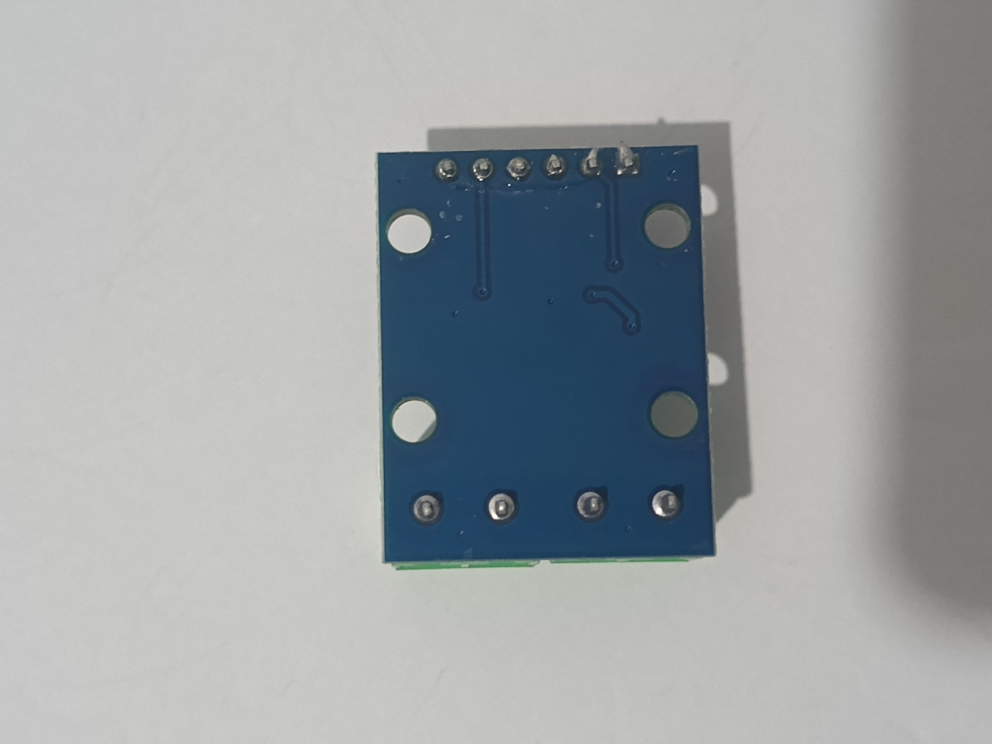
#> input picture app/src/main/assets/references/Phase3/MOTORDRIVER_BACK_INVALID/IMG_20261020_005508_321@-1178225958.jpg, 3968 x 2976 px (shown at 1/4 size)
$ python -i validate_phase3_placement.py   (imports and definitions only)
#> lines starting #> are read from the running program, lines starting #| are printed output that depends on the picture; after the words box and inside, x2 and y2 are one past the last pixel; in counts of white or black regions, pixels touching at a corner belong together
"""Desktop parity checks for Phase3ReferenceMatcher, not a tablet performance claim.
Uses bundled photos at 640x400 with preserved aspect, held-out references, lighting
changes, partial wire occlusion, and missing/reversed module controls. No image writes.
"""
from pathlib import Path
from orb_match_policy import accepts
import json, sys, time
root=Path(__file__).resolve().parents[1]
sys.path.insert(0,str(root/'app/build/tmp/cv-test-deps'))
import cv2 as cv
import numpy as np
# [2 lines not run here, left out]
assets=root/'app/src/main/assets/references/Phase3'
clahe=cv.createCLAHE(2,(8,8))
ref_orb=cv.ORB_create(1200,1.2,8,31,0,2,cv.ORB_HARRIS_SCORE,31,20)
live_orb=cv.ORB_create(3200,1.2,8,31,0,2,cv.ORB_HARRIS_SCORE,31,10)
bf=cv.BFMatcher(cv.NORM_HAMMING)

def load(path):
    image=cv.imdecode(np.fromfile(str(path),np.uint8),cv.IMREAD_COLOR)
#> image is the input picture: shape (2976, 3968, 3); mean B, G, R 165.3, 162.8, 158
    s=min(1,1280/max(image.shape[:2]))
#> s = 0.323
    return cv.resize(image,None,fx=s,fy=s,interpolation=cv.INTER_AREA) if s<1 else image

def box(image):
    mask=cv.inRange(cv.cvtColor(image,cv.COLOR_BGR2HSV),(82,65,25),(135,255,255))
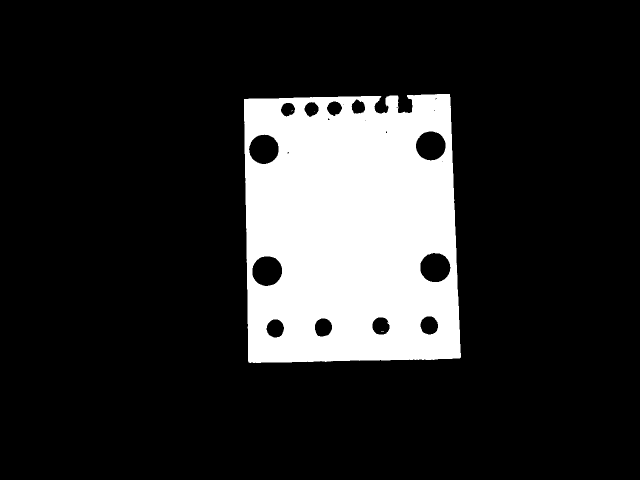
#> mask: shape (960, 1280) (shown at 1/2 size); 16.5% white; 4 white regions (3 under 20 px), largest, box (x1, y1, x2, y2) and area: (488, 188, 922, 726) 202713
    mask=cv.morphologyEx(mask,cv.MORPH_CLOSE,np.ones((13,13),np.uint8))
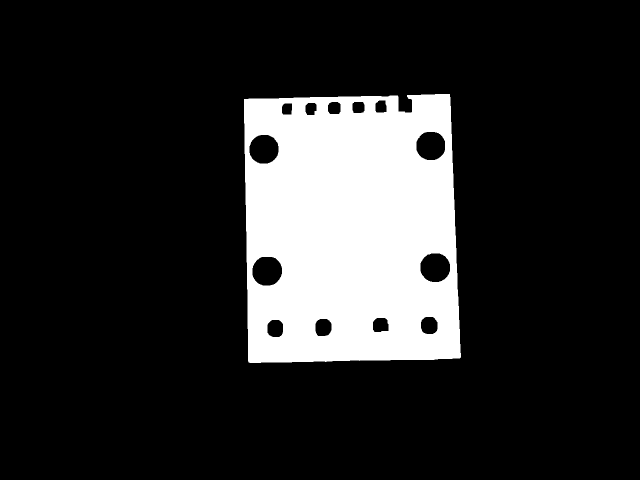
#> mask: shape (960, 1280) (shown at 1/2 size); 16.6% white; 1 white region
    contours,_=cv.findContours(mask,cv.RETR_EXTERNAL,cv.CHAIN_APPROX_SIMPLE)
#> contours = 1 contour; box (x1, y1, x2, y2) and area: (488, 188, 922, 726) 219634
    candidates=[c for c in contours if cv.contourArea(c)>image.shape[0]*image.shape[1]*.0005 and cv.boundingRect(c)[2]*cv.boundingRect(c)[3]<image.shape[0]*image.shape[1]*.9]
#> candidates has the same summary as contours
    x,y,w,h=cv.boundingRect(max(candidates,key=cv.contourArea))
#> x = 488; y = 188; w = 434; h = 538
    return np.float32([[x,y],[x+w,y],[x+w,y+h],[x,y+h]])

def features(image,mask=None,reference=False):
    kp,d=(ref_orb if reference else live_orb).detectAndCompute(image,mask)
    return np.float32([p.pt for p in kp]).reshape(-1,2),d

# [17 lines left out: functions collect, homography, not called in this run]

def project(c,H):return cv.perspectiveTransform(c.reshape(-1,1,2),H).reshape(-1,2)
# [7 lines left out: function state, not called in this run]

def prepare(path):
    image=load(path);c=box(image);x,y=c[0];w,h=c[2]-c[0]
#> after `c = box(image)`: c = [[488, 188], [922, 188], [922, 726], [488, 726]]
#> after `x, y = c[0]`: x = 488; y = 188
#> after `w, h = c[2] - c[0]`: w = 434; h = 538
    mask=np.zeros(image.shape[:2],np.uint8);mask[round(image.shape[0]*.02):round(image.shape[0]*.98),round(image.shape[1]*.02):round(image.shape[1]*.98)]=255
    for u in (.12,.88):
        for v in (.18,.80):cv.circle(mask,(round(x+w*u),round(y+h*v)),int(max(3,min(w,h)*.105)),0,-1)
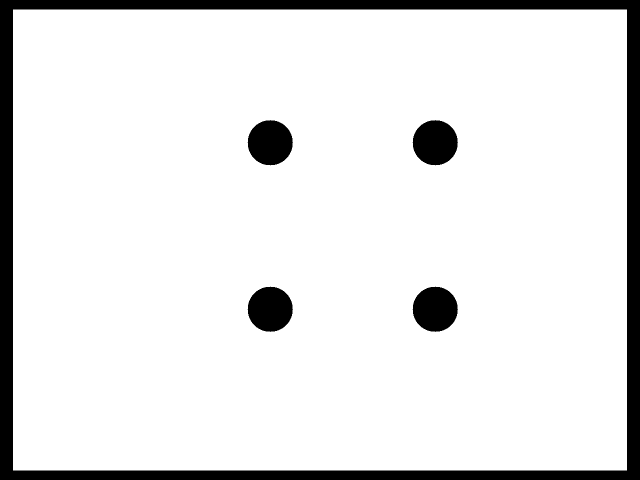
#> mask: shape (960, 1280) (shown at 1/2 size); 90.1% white; 5 black regions, box (x1, y1, x2, y2) and area: (0, 0, 1280, 960) 96584, (495, 240, 586, 331) 6361, (825, 240, 916, 331) 6361, (495, 573, 586, 664) 6361, (825, 573, 916, 664) 6361
    gray=clahe.apply(cv.cvtColor(image,cv.COLOR_BGR2GRAY));out=[]
#> after `gray = clahe.apply(cv.cvtColor(image, cv.COLOR_BGR2GRAY))`:
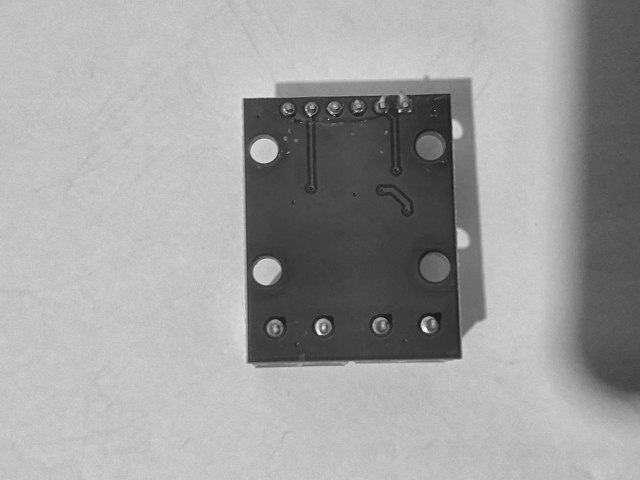
#> gray: shape (960, 1280) (shown at 1/2 size); min 22, max 255, mean 159.6
    for photometric in (gray,cv.bitwise_not(gray)):
        p,d=features(photometric,mask,True)
        if d is None:continue
        inside=(p[:,0]>=x)&(p[:,0]<=x+w)&(p[:,1]>=y)&(p[:,1]<=y+h)
        outside=(p[:,0]<x-w*.15)|(p[:,0]>x+w*1.15)|(p[:,1]<y-h*.15)|(p[:,1]>y+h*1.15)
        out.append((path.name,c,(p[inside],d[inside]),(p[outside],d[outside])))
#> this loop made 1 pass
#> after the loop, out = []
    return out

# [53 lines left out: functions inspect, frame, main, not called in this run]
# [1 line not run here, left out]

#> (the run stopped early here; a loop or call above may not have finished)

$ run again, on app/src/main/assets/references/Phase3/P3_SCANNINGUIDE/GUIDEFORMOTORDRIVERINSTALLATIONSCANNING.jpg
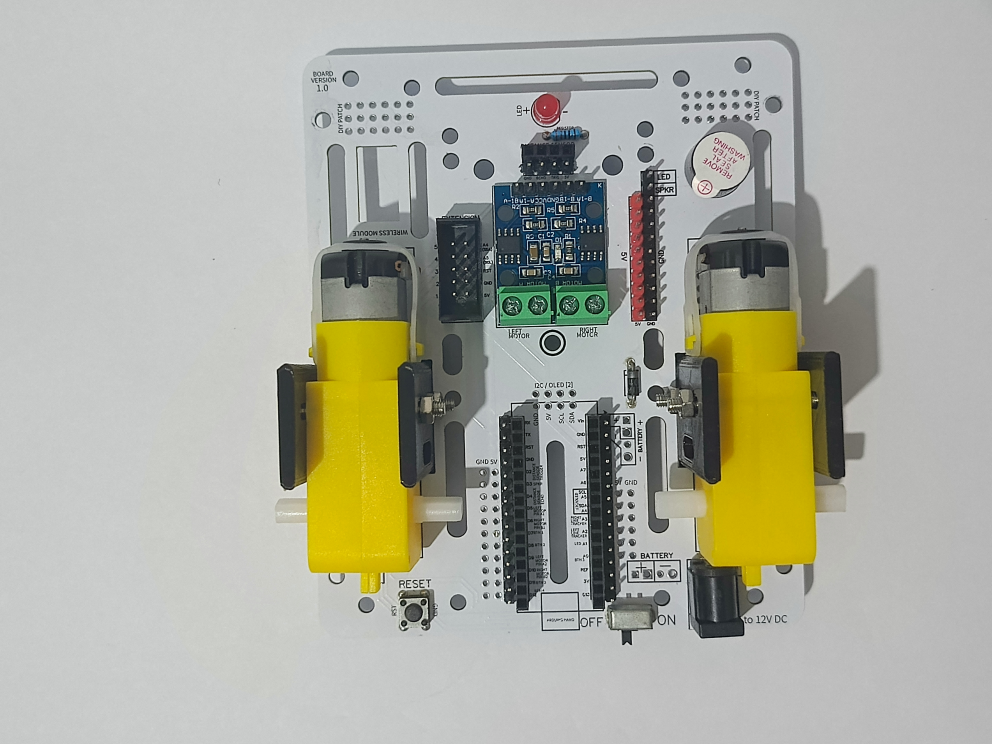
#> input picture app/src/main/assets/references/Phase3/P3_SCANNINGUIDE/GUIDEFORMOTORDRIVERINSTALLATIONSCANNING.jpg, 3968 x 2976 px (shown at 1/4 size)
#> in load, image is the input picture: shape (2976, 3968, 3); mean B, G, R 159.9, 172.4, 171.7
#> in box, `mask=cv.morphologyEx(mask,cv.MORPH_CLOSE,np.ones((13,13),np.uint8))`:
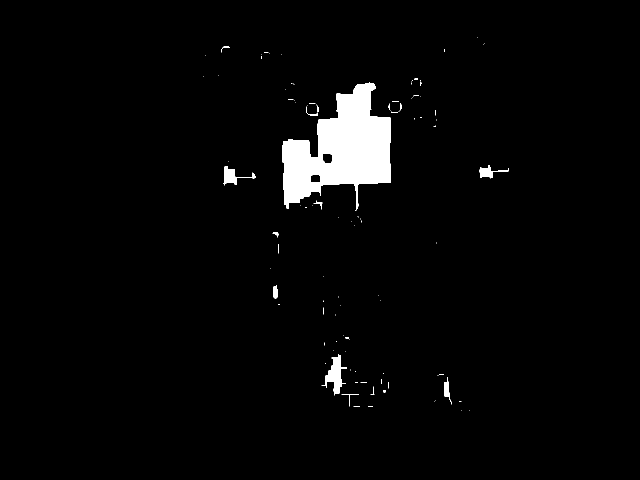
#> mask: shape (960, 1280) (shown at 1/2 size); 2.8% white; 98 white regions (80 under 20 px)
#> contours = 98 contours, 89 with area under 20; largest, box (x1, y1, x2, y2) and area: (564, 165, 782, 421) 30465, (643, 708, 694, 791) 1330, (446, 332, 512, 371) 656, (959, 330, 1017, 357) 485, (888, 754, 903, 809) 253
#> candidates = 3 contours; box (x1, y1, x2, y2) and area: (564, 165, 782, 421) 30465, (643, 708, 694, 791) 1330, (446, 332, 512, 371) 656
#> in box, `x,y,w,h=cv.boundingRect(max(candidates,key=cv.contourArea))`: x = 564; y = 165; w = 218; h = 256
#> c = [[564, 165], [782, 165], [782, 421], [564, 421]]
#> in prepare, `x, y = c[0]`: x = 564; y = 165
#> in prepare, `w, h = c[2] - c[0]`: w = 218; h = 256
#> in prepare, `gray = clahe.apply(cv.cvtColor(image, cv.COLOR_BGR2GRAY))`:
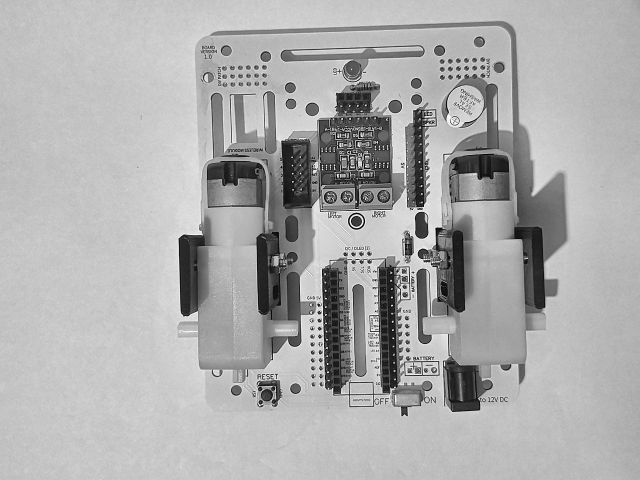
#> gray: shape (960, 1280) (shown at 1/2 size); min 0, max 255, mean 172.3
#> the loop in prepare, `for photometric in (gray,cv.bitwise_not(gray)):` made 1 pass
#> after the loop in prepare, `for photometric in (gray,cv.bitwise_not(gray)):`: out = []

$ run again, on app/src/main/assets/references/Phase3/STEP3_1MOTORDRIVER/IMG_20261019_212451_585@-1991004827.jpg
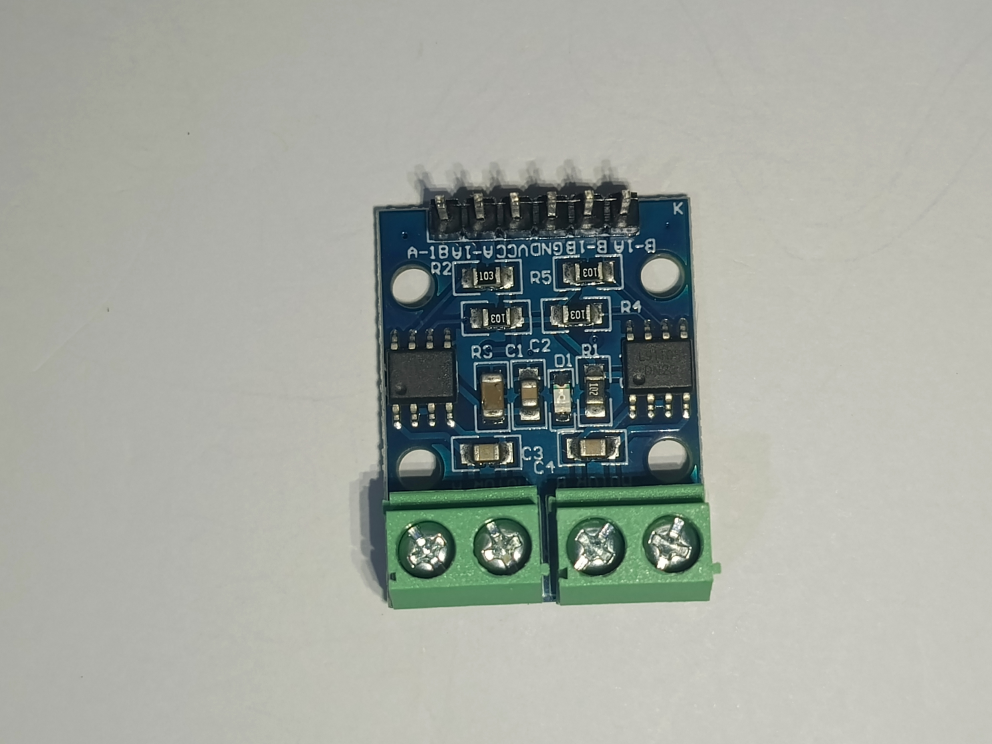
#> input picture app/src/main/assets/references/Phase3/STEP3_1MOTORDRIVER/IMG_20261019_212451_585@-1991004827.jpg, 3968 x 2976 px (shown at 1/4 size)
#> in load, image is the input picture: shape (2976, 3968, 3); mean B, G, R 159.1, 166.6, 161.9
#> in box, `mask=cv.morphologyEx(mask,cv.MORPH_CLOSE,np.ones((13,13),np.uint8))`:
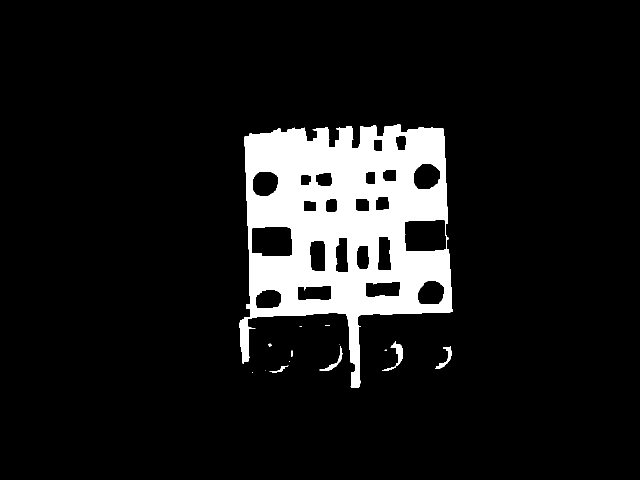
#> mask: shape (960, 1280) (shown at 1/2 size); 9.8% white; 14 white regions (7 under 20 px)
#> contours = 14 contours, 8 with area under 20; largest, box (x1, y1, x2, y2) and area: (478, 249, 905, 776) 149480, (764, 682, 806, 742) 454, (870, 692, 903, 738) 314, (639, 692, 685, 742) 277, (539, 731, 577, 745) 70, (537, 687, 544, 694) 20
#> candidates = 1 contour; box (x1, y1, x2, y2) and area: (478, 249, 905, 776) 149480
#> in box, `x,y,w,h=cv.boundingRect(max(candidates,key=cv.contourArea))`: x = 478; y = 249; w = 427; h = 527
#> c = [[478, 249], [905, 249], [905, 776], [478, 776]]
#> in prepare, `x, y = c[0]`: x = 478; y = 249
#> in prepare, `w, h = c[2] - c[0]`: w = 427; h = 527
#> in prepare, `gray = clahe.apply(cv.cvtColor(image, cv.COLOR_BGR2GRAY))`:
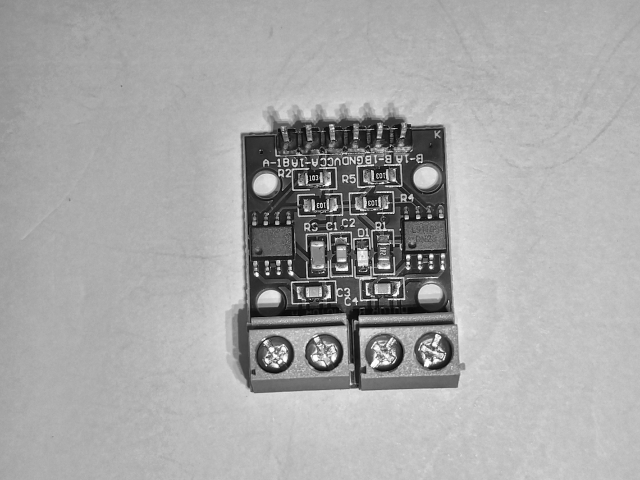
#> gray: shape (960, 1280) (shown at 1/2 size); min 1, max 255, mean 166.8
#> the loop in prepare, `for photometric in (gray,cv.bitwise_not(gray)):` made 1 pass
#> after the loop in prepare, `for photometric in (gray,cv.bitwise_not(gray)):`: out = []
